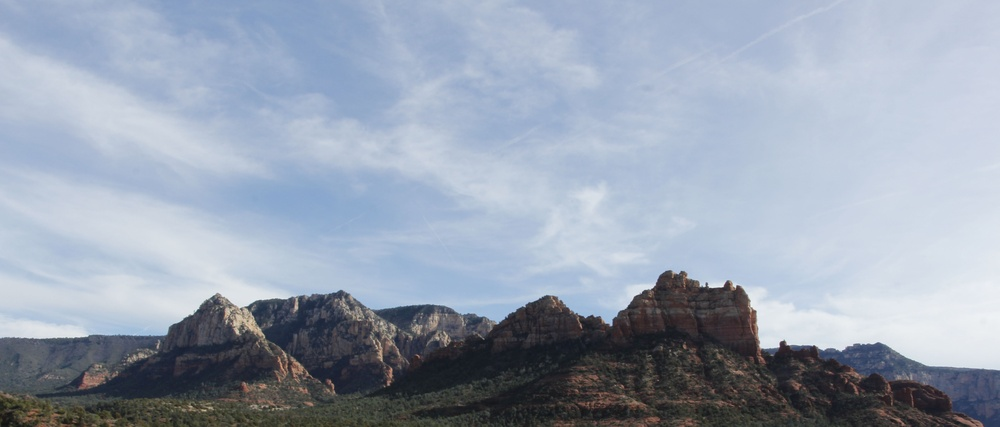
#> input picture source/s1.jpg, 1000 x 427 px, shrunk from 5184 x 2214 before the run; its folder holds 4 pictures in this run
$ jupyter execute --allow-errors 'Landscape Final Colour Transfer.ipynb'   (shell and % lines are left out)
#> lines starting #> are read from the running program, lines starting #| are printed output that depends on the picture
[cell 1]
from google.colab import drive
drive.mount('/content/gdrive')

[cell 2]
%cd gdrive/My Drive/FYP

# One dimensional color transfer. Reinhard's algorithm

[cell 3]
import numpy as np
number_of_images = 4

[cell 4]
def go_through_file_list():
    #initialize array
    source_image_list = []
    target_image_list = []
    for i in range(1,number_of_images):
        src_image_name = "source/s" + str(i) +".jpg"
        source_image_list.append(src_image_name)
        tgt_image_name = "target/t" + str(i)
        target_image_list.append(tgt_image_name)
    source_image_list = np.array(source_image_list)
    target_image_list = np.array(target_image_list)
    #return list of image names
    return source_image_list, target_image_list

[cell 5]
source_list, target_list = go_through_file_list()

[cell 6]
# Task 1 : Transfering color statistics from one image to another
#
#   @Surabhi Malani
#
# References
# link 1 : https://github.com/chia56028/Color-Transfer-between-Images/blob/master/color_transfer.py
# link 2: https://www.cnblogs.com/likethanlove/p/6003677.html

import numpy as np
import cv2
import os

number_of_images = 4
# Go through the image file list
# [13 lines left out: function go_through_file_list, not called in this run]

# Read image file and convert to grayscale
def read_image_file(source_image_name, target_image_name):
    # Need to convert the colors to grayscale in order to calculate pixel intensity
    # Ignore color space
    source_image = cv2.imread('source/'+source_image_name+'.jpg')
    source_image = cv2.cvtColor(source_image,cv2.COLOR_BGR2LAB) #convert to grayscale
    target_image = cv2.imread('target/'+target_image_name+'.jpg')
    target_image = cv2.cvtColor(target_image,cv2.COLOR_BGR2LAB) #convert to grayscale

    return source_image, target_image

# Calculate mean and standard deviation specific to the channels (R, G, B)
def calculate_mean_std(img, channel):
    img_mean_list = []
    img_std_list = []
    for i in range(channel) :
        ghist = cv2.calcHist(img, [i], None, [256], [0,256]) # histogram
        # First Way
        img_mean = np.mean(img[:,:,i])
        img_mean_list.append(img_mean)
        img_std = np.std(img[:,:,i])
        img_std_list.append(img_std)
        # [7 lines of commented-out code are left out]
    img_mean_list = np.array(img_mean_list)
    img_std_list = np.array(img_std_list)

    return img_mean_list, img_std_list


def color_transfer(source_image, target_image ,i):
    print("Reading image " + source_image)
    source_gray, target_gray = read_image_file(source_image,target_image)
    height, width, channel = source_gray.shape

    src_mean, src_sd = calculate_mean_std(source_gray, channel)
    tgt_mean, tgt_sd = calculate_mean_std(target_gray, channel)

    for row in range(height):
        for col in range(width):
            for k in range(0,channel):
                # Extract pixel information
                src_point = source_gray[row,col,k]
                # Subtract mean from data points on the source image
                src_point = src_point - src_mean[k]
                # Scale data points by respective standard deviation
                src_point = src_point * (tgt_sd[k]/src_sd[k])
                # Add average computed for target image
                src_point += tgt_mean[k]

                # necessary rounding
                src_point = np.round(src_point)
                # boundary check
                if src_point<0:
                    src_point = 0

                if src_point>255:
                    src_point = 255
                source_gray[row,col,k] = src_point

    # Convert image back to color
    new_source = cv2.cvtColor(source_gray,cv2.COLOR_LAB2BGR)
    # Saving image
    print('saving image ' + str(i))
    cv2.imwrite('result_one_dimensional/'+'Result'+str(i)+'.jpg',new_source)
    print('completed saving image ' + str(i))

#> (a cell that did not finish here is left out)


#> (a cell that did not finish here is left out)

#> call 2 of read_image_file, with source_image_name = 's1', target_image_name = 't4'
#> in read_image_file, source_image is the input picture: shape (427, 1000, 3); mean B, G, R 178, 162.2, 151.8
#> in read_image_file (call 2), `source_image = cv2.cvtColor(source_image,cv2.COLOR_BGR2LAB)`: source_image: shape (427, 1000, 3); mean of channels 0, 1, 2 166.8, 127.9, 118.9

#> (a cell that did not finish here is left out)

#> call 3 of read_image_file, with source_image_name = 's3', target_image_name = 't2'
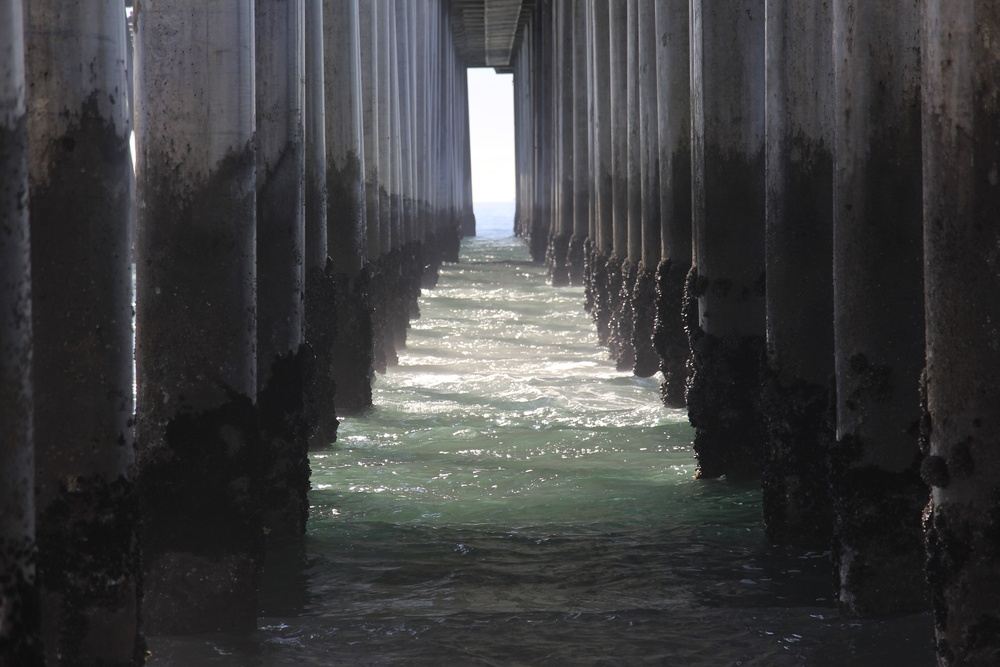
#> input picture source/s3.jpg, 1000 x 667 px, shrunk from 5184 x 3456 before the run
#> in read_image_file, source_image is the input picture: shape (667, 1000, 3); mean B, G, R 64.3, 63.4, 63.2
#> in read_image_file (call 3), `source_image = cv2.cvtColor(source_image,cv2.COLOR_BGR2LAB)`: source_image: shape (667, 1000, 3); mean of channels 0, 1, 2 65.9, 128.2, 127.4

#> (a cell that did not finish here is left out)

#> call 4 of read_image_file, with source_image_name = 's5', target_image_name = 't2'
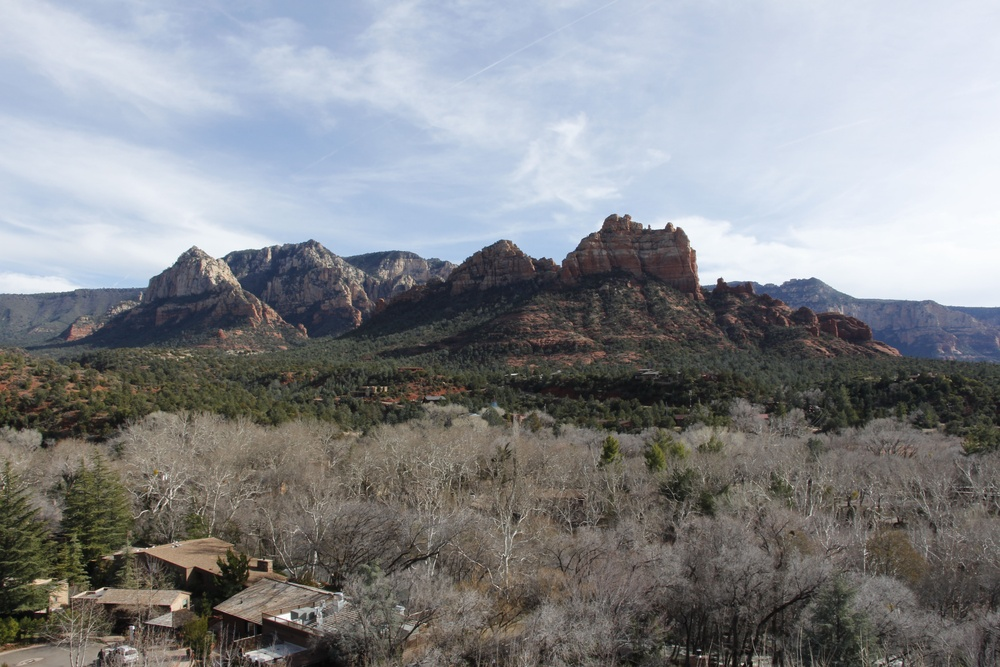
#> input picture source/s5.jpg, 1000 x 667 px, shrunk from 5184 x 3456 before the run
#> in read_image_file, source_image is the input picture: shape (667, 1000, 3); mean B, G, R 138.8, 135.2, 132.9
#> in read_image_file (call 4), `source_image = cv2.cvtColor(source_image,cv2.COLOR_BGR2LAB)`: source_image: shape (667, 1000, 3); mean of channels 0, 1, 2 140.4, 128.3, 126.3

#> (a cell that did not finish here is left out)

#> (a cell that did not finish here is left out)

#> (a cell that did not finish here is left out)

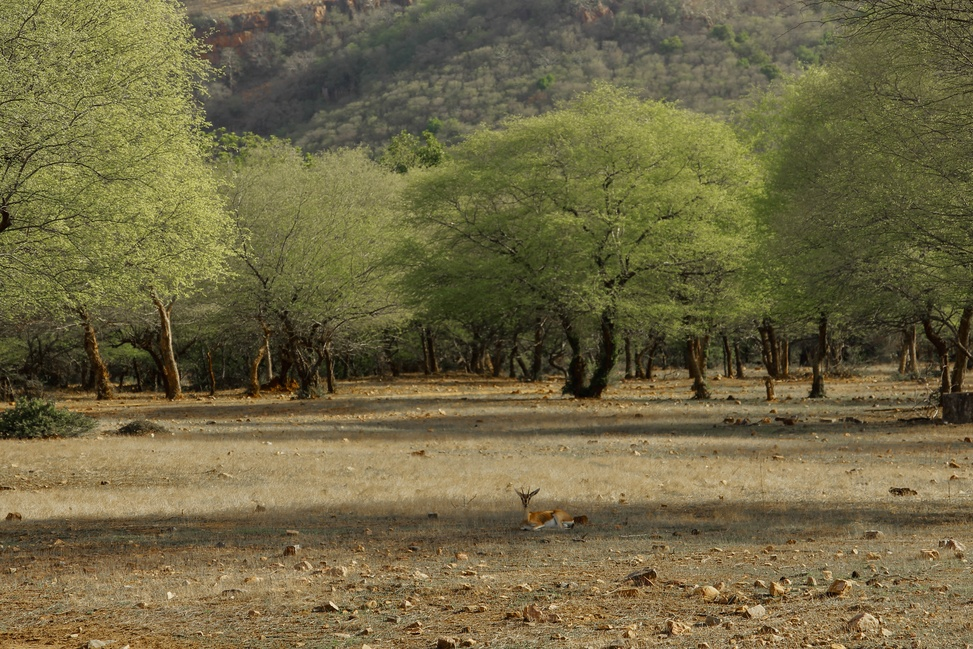
#> input picture source/s7.jpg, 973 x 649 px, shrunk from 5046 x 3364 before the run
#> in read_image_file, source_image is the input picture: shape (649, 973, 3); mean B, G, R 67, 102.7, 111.1
#> in read_image_file (call 7), `source_image = cv2.cvtColor(source_image,cv2.COLOR_BGR2LAB)`: source_image: shape (649, 973, 3); mean of channels 0, 1, 2 109.7, 125.8, 149.1

#> (a cell that did not finish here is left out)

#> (a cell that did not finish here is left out)

#> (a cell that did not finish here is left out)

[cell 17]
color_transfer("s5", "t7",11)
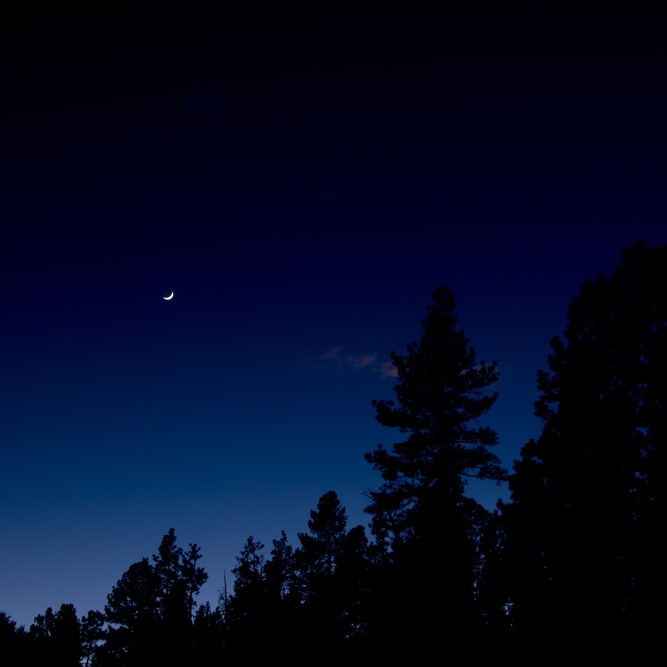
#> input picture target/t7.jpg, 667 x 667 px, shrunk from 3456 x 3456 before the run
#> in read_image_file, target_image is the input picture: shape (667, 667, 3); mean B, G, R 35.3, 10.6, 3.2
#> in read_image_file (call 11), `target_image = cv2.cvtColor(target_image,cv2.COLOR_BGR2LAB)`: target_image: shape (667, 667, 3); mean of channels 0, 1, 2 12.2, 133.4, 113.4
#> the loop in calculate_mean_std, `for i in range(channel) :` made 3 passes
#> (img_mean, img_std) on passes 1 to 3: (140.4, 69.97), (128.3, 2.37), (126.3, 9.07)
#> after the loop in calculate_mean_std, `for i in range(channel) :`: img_mean_list = [140.4, 128.3, 126.3]; img_std_list = [69.97, 2.37, 9.07]
#> in color_transfer (call 11), `src_mean, src_sd = calculate_mean_std(source_gray, channel)`: src_mean = [140.4, 128.3, 126.3]; src_sd = [69.97, 2.37, 9.07]
#> the loop in calculate_mean_std (call 2), `for i in range(channel) :` made 3 passes
#> (img_mean, img_std) on passes 1 to 3: (12.22, 21.8), (133.4, 5.25), (113.4, 13.04)
#> in color_transfer (call 11), `tgt_mean, tgt_sd = calculate_mean_std(target_gray, channel)`: tgt_mean = [12.22, 133.4, 113.4]; tgt_sd = [21.8, 5.25, 13.04]
#> after the loop in color_transfer (call 11), `for row in range(height):`: source_gray: shape (667, 1000, 3); mean of channels 0, 1, 2 16.3, 133.5, 113.4
#> in color_transfer (call 11), `new_source = cv2.cvtColor(source_gray,cv2.COLOR_LAB2BGR)`:
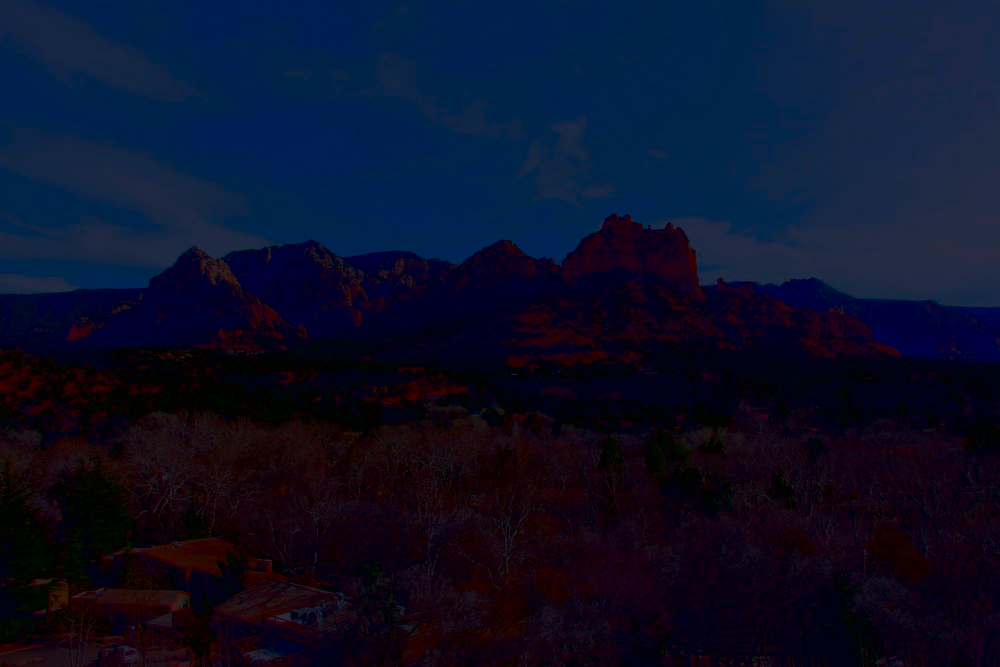
#> new_source: shape (667, 1000, 3); mean B, G, R 39.9, 16.3, 11.5

[cell 18]
color_transfer("s3", "t7",12)
#> in color_transfer (call 12), `src_mean, src_sd = calculate_mean_std(source_gray, channel)`: src_mean = [65.9, 128.2, 127.4]; src_sd = [50.67, 2.2, 3.21]
#> after the loop in color_transfer (call 12), `for row in range(height):`: source_gray: shape (667, 1000, 3); mean of channels 0, 1, 2 14.3, 133.5, 113.4
#> in color_transfer (call 12), `new_source = cv2.cvtColor(source_gray,cv2.COLOR_LAB2BGR)`:
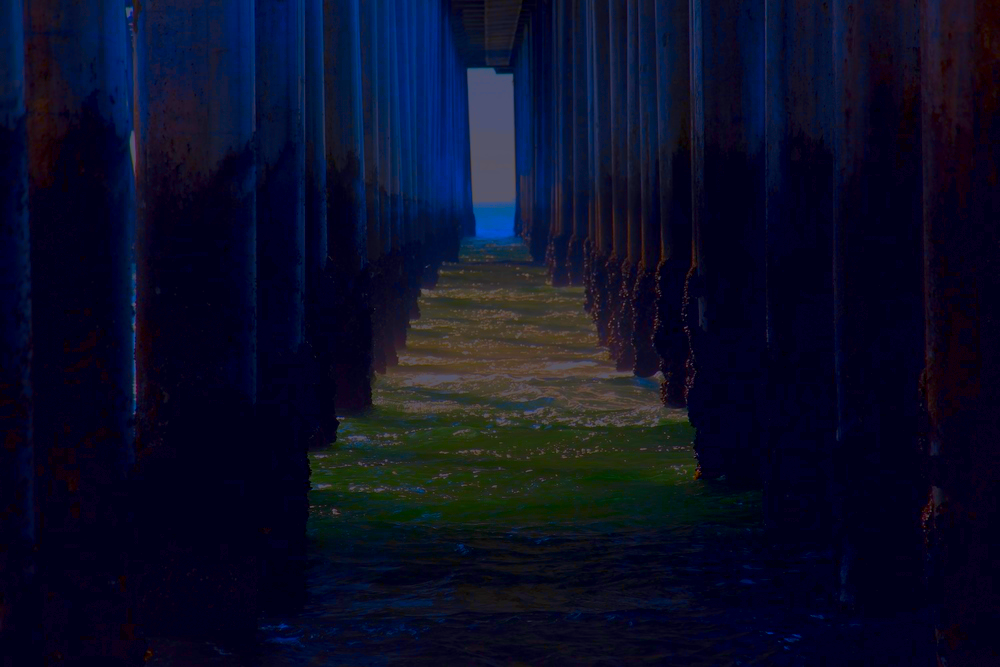
#> new_source: shape (667, 1000, 3); mean B, G, R 38.4, 14.2, 11

[cell 19]
color_transfer("s7", "t7",13)
#> in color_transfer (call 13), `src_mean, src_sd = calculate_mean_std(source_gray, channel)`: src_mean = [109.7, 125.8, 149.1]; src_sd = [37.93, 5.21, 8.56]
#> after the loop in color_transfer (call 13), `for row in range(height):`: source_gray: shape (649, 973, 3); mean of channels 0, 1, 2 16.3, 133.8, 113.4
#> in color_transfer (call 13), `new_source = cv2.cvtColor(source_gray,cv2.COLOR_LAB2BGR)`:
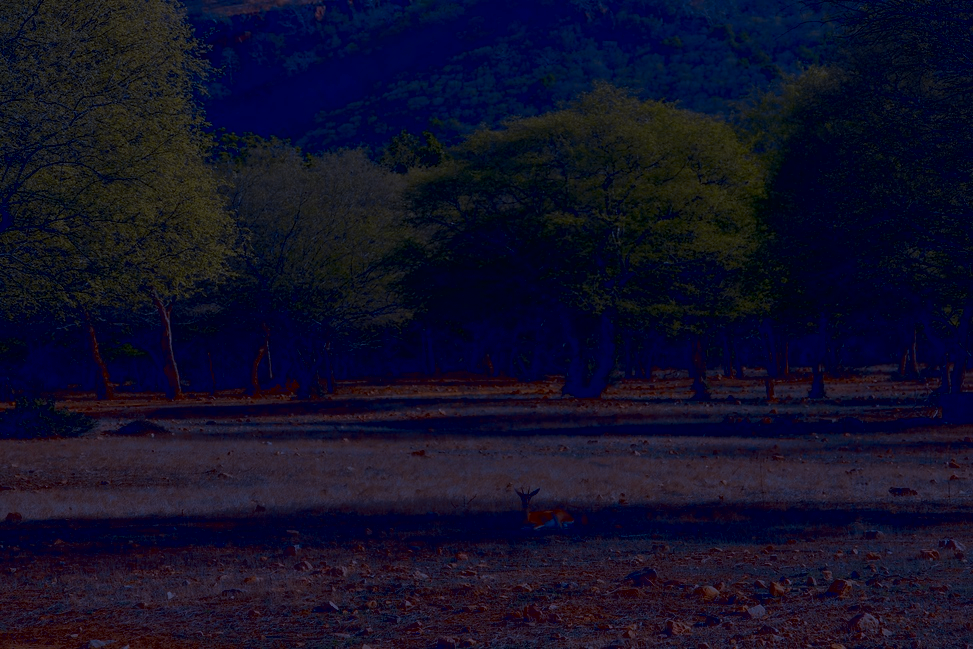
#> new_source: shape (649, 973, 3); mean B, G, R 39.4, 16.1, 17.9

# N dimensional color transfer. Pitie's algorithm

[cell 20]
# Task 2 : Transfering N-dimensional color statistics from one image to another
#
#   @Surabhi Malani
#
# References
# link 1 : https://github.com/frcs/colour-transfer

import sys
import numpy as np
import scipy as sp
import pandas as pd
import seaborn as sns
import matplotlib as mpl
import matplotlib.pyplot as plt
import logging

from collections import OrderedDict
from itertools import combinations
from IPython.core.debugger import set_trace

# logging.basicConfig(level=logging.DEBUG)

[cell 21]
def colour_transfer_IDT(I0=None,I1=None,nb_iterations=None,*args,**kwargs):
    #varargin = colour_transfer_IDT.varargin
    #nargin = colour_transfer_IDT.nargin

    if (I0.ndim != 3):
        error('pictures must have 3 dimensions')

    nb_channels=np.shape(I0)[2]
# colour_transfer_IDT.m:23
    ## reshape images as 3xN matrices

    D0 = np.zeros((3, np.dot(len(I0),len(I0[0]))))
    D1 = np.zeros((3, np.dot(len(I1),len(I1[0]))))
    for i in range(0,3):
        print("here")

        D0[i,:]=np.reshape(I0[:,:,i],np.dot(len(I0),len(I0[0])), order="F")
# colour_transfer_IDT.m:27
        D1[i,:]=np.reshape(I1[:,:,i],np.dot(len(I1),len(I1[0])), order="F")
# colour_transfer_IDT.m:28

    ## building a sequence of (almost) random projections
#
    R = np.zeros((nb_iterations,6,3))
    R[0]=np.array([[1,0,0],[0,1,0],[0,0,1],[2 / 3,2 / 3,- 1 / 3],[2 / 3,- 1 / 3,2 / 3],[- 1 / 3,2 / 3,2 / 3]])
    # colour_transfer_IDT.m:34
    for i in range(1,nb_iterations):
        R[i]=np.dot(R[0],sp.linalg.orth(np.random.randn(3,3)))

    DR=pdf_transfer(D0,D1,R)
# colour_transfer_IDT.m:41
    ## reshape the resulting 3xN matrix as an image
    IR=I0.copy()
# colour_transfer_IDT.m:44
    for i in range(0,3):
        IR[:,:,i]=np.reshape(DR[i,:],(len(IR),len(IR[0])), order="F")

    return IR

[cell 22]
def pdf_transfer(D0=None,D1=None,Rotations=None,*args,**kwargs):
    prompt=''
    eps = 1e-6
# pdf_transfer.m:34
    for it in range(0,nb_iterations):
# pdf_transfer.m:38
        #fprintf(prompt)
        R=Rotations[it]
# pdf_transfer.m:41
        print("it.    " ,it)
        nb_projs=len(R)
# pdf_transfer.m:42

        D0R=np.dot(R,D0)
# pdf_transfer.m:46
        D1R=np.dot(R,D1)
# pdf_transfer.m:47
        D0R_=np.zeros(D0R.shape)


# pdf_transfer.m:48
        for i in range(0,nb_projs):
            # if(i==3):
            #   break;
            # get the data range
            print("i         ",i)

            datamin=min(np.concatenate((D0R[i,:],D1R[i,:]))) - eps
# pdf_transfer.m:53
            datamax=max(np.concatenate((D0R[i,:],D1R[i,:]))) + eps
# pdf_transfer.m:54
            # u=np.arange(1,(301)) / (301)*(datamax - datamin) + datamin
            # u_edge=np.arange(1,(301)) / (301)*(datamax - datamin)
            print("datamax ", datamax)
            print("datamin ", datamin)
            u=(np.arange(0,(300))/(300-1))*(datamax - datamin) + datamin
            u_edge=(np.arange(-0.5,300.5,1)/(300.5-1))*(datamax - datamin)+ datamin
            print("max u_edge ", max(u_edge))
            print("min u_edge ", min(u_edge))
            print("max u ", max(u))
            print("min u ", min(u))
# pdf_transfer.m:55
            p0R,bins1,patches=plt.hist(D0R[i,:],bins = u_edge)
            print("is my bin edge same as u_edge?",u_edge == bins1)
            print("_before  pdf_transfer1D_")
# pdf_transfer.m:58
            #p1R=plt.hist(D1R[i,:],u)
            p1R,bins2,patches2=plt.hist(D1R[i,:],bins = u_edge)
# pdf_transfer.m:59
            f=pdf_transfer1D(p0R,p1R,bins1.size,bins2.size)
# pdf_transfer.m:62
            #u=np.arange(0,(300)) / (300)*(datamax - datamin) + datamin

            newfun = sp.interpolate.interp1d(x = u, y = f.T,kind='linear')

            # print("I DID IT")
            x= D0R[i,:]
            print("max x ", max(x))
            print("min x ", min(x))
            print(" after interp1d")
            newy  = newfun(x)
            D0R_[i,:]=( newy - 1) /(300-1)*(datamax-datamin) + datamin;
            # [8 lines of commented-out code are left out]
        lin, residuals, rank, s = np.linalg.lstsq(R,(D0R_ - D0R))
        print("lin", lin.shape)
        D0=relaxation * lin + D0
# pdf_transfer.m:68


    DR=D0.copy()
# pdf_transfer.m:74
    return DR


    # 1D - PDF Transfer

# [37 lines left out: function pdf_transfer1D, not called in this run]

[cell 23]
I1 = plt.imread('target/t7.jpg')/255
I0 = plt.imread('source/s5.jpg')/255

relaxation=1
nb_iterations=10

#> (a cell that did not finish here is left out)


#> (a cell that did not finish here is left out)

[cell 26]
plt.imshow(I1)
#> (this line was passed over: IPython is not available in this run)
